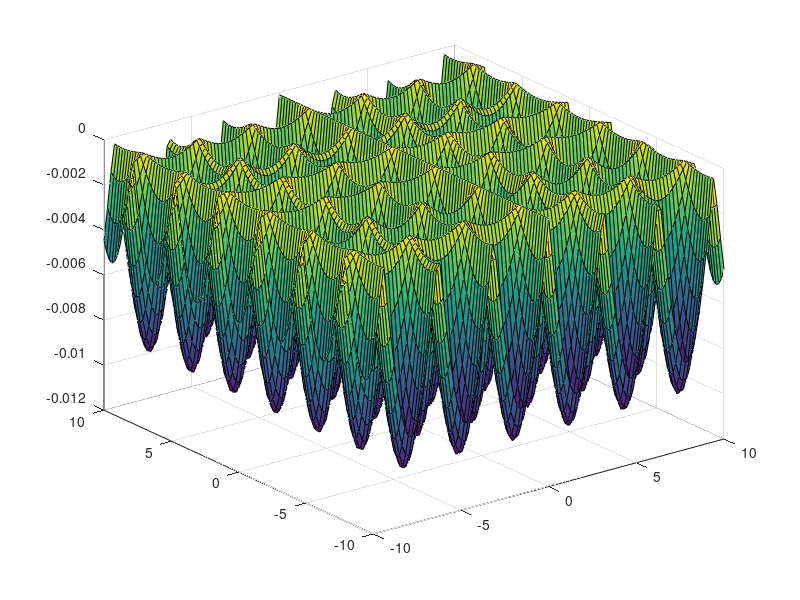

Source code (MATLAB):
% [X,Y] = meshgrid(-50:.5:50);                                
% Z = schaffer(X,Y);

[X,Y] = meshgrid(-10:.2:10);

A = sin(X).*cos(Y).*abs(100 - sqrt(X.^2 + Y.^2)/pi);
Z = -0.0001*(abs(A)+1);
% Z = X.*exp(-X.^2-Y.^2);

surf(X,Y,Z);


